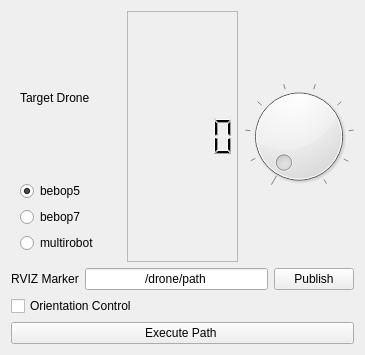
<?xml version="1.0" encoding="UTF-8"?>
<ui version="4.0">
 <class>DialUI</class>
 <widget class="QWidget" name="DialUI">
  <property name="windowModality">
   <enum>Qt::WindowModal</enum>
  </property>
  <property name="geometry">
   <rect>
    <x>0</x>
    <y>0</y>
    <width>365</width>
    <height>355</height>
   </rect>
  </property>
  <property name="sizePolicy">
   <sizepolicy hsizetype="Preferred" vsizetype="Preferred">
    <horstretch>0</horstretch>
    <verstretch>0</verstretch>
   </sizepolicy>
  </property>
  <property name="windowTitle">
   <string>TestWidget Window</string>
  </property>
  <layout class="QVBoxLayout" name="verticalLayout">
   <item>
    <layout class="QHBoxLayout" name="horizontalLayout">
     <item>
      <widget class="QWidget" name="widget" native="true">
       <layout class="QGridLayout" name="gridLayout_3">
        <item row="2" column="0">
         <widget class="QRadioButton" name="bebop7">
          <property name="text">
           <string>bebop7</string>
          </property>
         </widget>
        </item>
        <item row="1" column="0">
         <widget class="QRadioButton" name="bebob5">
          <property name="text">
           <string>bebop5</string>
          </property>
          <property name="checked">
           <bool>true</bool>
          </property>
         </widget>
        </item>
        <item row="3" column="0">
         <widget class="QRadioButton" name="multirobot">
          <property name="text">
           <string>multirobot</string>
          </property>
         </widget>
        </item>
        <item row="0" column="0">
         <widget class="QLabel" name="label_2">
          <property name="text">
           <string>Target Drone</string>
          </property>
         </widget>
        </item>
       </layout>
      </widget>
     </item>
     <item>
      <widget class="QLCDNumber" name="lcd">
       <property name="frameShape">
        <enum>QFrame::StyledPanel</enum>
       </property>
       <property name="frameShadow">
        <enum>QFrame::Raised</enum>
       </property>
       <property name="smallDecimalPoint">
        <bool>false</bool>
       </property>
       <property name="mode">
        <enum>QLCDNumber::Hex</enum>
       </property>
      </widget>
     </item>
     <item>
      <widget class="QDial" name="dial">
       <property name="minimum">
        <number>1</number>
       </property>
       <property name="maximum">
        <number>10</number>
       </property>
       <property name="orientation">
        <enum>Qt::Horizontal</enum>
       </property>
       <property name="wrapping">
        <bool>false</bool>
       </property>
       <property name="notchTarget">
        <double>1.000000000000000</double>
       </property>
       <property name="notchesVisible">
        <bool>true</bool>
       </property>
      </widget>
     </item>
    </layout>
   </item>
   <item>
    <layout class="QVBoxLayout" name="verticalLayout_2">
     <item>
      <layout class="QHBoxLayout" name="horizontalLayout_2">
       <item>
        <widget class="QLabel" name="label">
         <property name="text">
          <string>RVIZ Marker</string>
         </property>
         <property name="textFormat">
          <enum>Qt::PlainText</enum>
         </property>
         <property name="alignment">
          <set>Qt::AlignCenter</set>
         </property>
         <property name="wordWrap">
          <bool>false</bool>
         </property>
         <property name="openExternalLinks">
          <bool>false</bool>
         </property>
        </widget>
       </item>
       <item>
        <widget class="QLineEdit" name="line_edit">
         <property name="text">
          <string>/drone/path</string>
         </property>
         <property name="alignment">
          <set>Qt::AlignCenter</set>
         </property>
         <property name="placeholderText">
          <string>rviz topic name</string>
         </property>
        </widget>
       </item>
       <item>
        <widget class="QPushButton" name="pushButton">
         <property name="text">
          <string>Publish</string>
         </property>
         <property name="checkable">
          <bool>false</bool>
         </property>
         <property name="checked">
          <bool>false</bool>
         </property>
        </widget>
       </item>
      </layout>
     </item>
    </layout>
   </item>
   <item>
    <widget class="QCheckBox" name="orientationBox">
     <property name="text">
      <string>Orientation Control</string>
     </property>
    </widget>
   </item>
   <item>
    <widget class="QPushButton" name="executeBtn">
     <property name="text">
      <string>Execute Path </string>
     </property>
    </widget>
   </item>
  </layout>
 </widget>
 <resources/>
 <connections/>
</ui>
